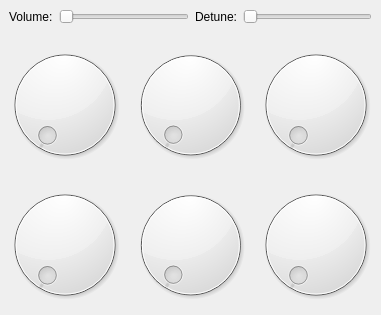
<?xml version="1.0" encoding="UTF-8"?>
<ui version="4.0">
 <class>Voicewidget</class>
 <widget class="QWidget" name="Voicewidget">
  <property name="geometry">
   <rect>
    <x>0</x>
    <y>0</y>
    <width>381</width>
    <height>315</height>
   </rect>
  </property>
  <property name="windowTitle">
   <string>Form</string>
  </property>
  <layout class="QVBoxLayout" name="verticalLayout">
   <property name="spacing">
    <number>0</number>
   </property>
   <property name="margin">
    <number>0</number>
   </property>
   <item>
    <widget class="QWidget" name="widget" native="true">
     <property name="sizePolicy">
      <sizepolicy hsizetype="Preferred" vsizetype="Maximum">
       <horstretch>0</horstretch>
       <verstretch>0</verstretch>
      </sizepolicy>
     </property>
     <layout class="QHBoxLayout" name="horizontalLayout">
      <item>
       <widget class="QLabel" name="label_2">
        <property name="text">
         <string>Volume:</string>
        </property>
       </widget>
      </item>
      <item>
       <widget class="QSlider" name="horizontalSlider">
        <property name="orientation">
         <enum>Qt::Horizontal</enum>
        </property>
        <property name="controlId" stdset="0">
         <string>heidu</string>
        </property>
       </widget>
      </item>
      <item>
       <widget class="QLabel" name="label">
        <property name="text">
         <string>Detune:</string>
        </property>
       </widget>
      </item>
      <item>
       <widget class="QSlider" name="horizontalSlider_2">
        <property name="orientation">
         <enum>Qt::Horizontal</enum>
        </property>
       </widget>
      </item>
     </layout>
    </widget>
   </item>
   <item>
    <widget class="QWidget" name="widget_2" native="true">
     <property name="showOnExpand" stdset="0">
      <bool>true</bool>
     </property>
     <layout class="QGridLayout" name="gridLayout">
      <property name="leftMargin">
       <number>2</number>
      </property>
      <property name="topMargin">
       <number>2</number>
      </property>
      <property name="rightMargin">
       <number>2</number>
      </property>
      <property name="bottomMargin">
       <number>0</number>
      </property>
      <property name="spacing">
       <number>0</number>
      </property>
      <item row="0" column="0">
       <widget class="Dial" name="dial">
        <property name="sizePolicy">
         <sizepolicy hsizetype="Preferred" vsizetype="Preferred">
          <horstretch>0</horstretch>
          <verstretch>0</verstretch>
         </sizepolicy>
        </property>
        <property name="controlId" stdset="0">
         <string>Volume</string>
        </property>
       </widget>
      </item>
      <item row="0" column="1">
       <widget class="Dial" name="dial_2">
        <property name="sizePolicy">
         <sizepolicy hsizetype="Preferred" vsizetype="Preferred">
          <horstretch>0</horstretch>
          <verstretch>0</verstretch>
         </sizepolicy>
        </property>
       </widget>
      </item>
      <item row="0" column="2">
       <widget class="Dial" name="dial_3">
        <property name="sizePolicy">
         <sizepolicy hsizetype="Preferred" vsizetype="Preferred">
          <horstretch>0</horstretch>
          <verstretch>0</verstretch>
         </sizepolicy>
        </property>
       </widget>
      </item>
      <item row="1" column="0">
       <widget class="Dial" name="dial_6">
        <property name="sizePolicy">
         <sizepolicy hsizetype="Preferred" vsizetype="Preferred">
          <horstretch>0</horstretch>
          <verstretch>0</verstretch>
         </sizepolicy>
        </property>
       </widget>
      </item>
      <item row="1" column="1">
       <widget class="Dial" name="dial_5">
        <property name="sizePolicy">
         <sizepolicy hsizetype="Preferred" vsizetype="Preferred">
          <horstretch>0</horstretch>
          <verstretch>0</verstretch>
         </sizepolicy>
        </property>
       </widget>
      </item>
      <item row="1" column="2">
       <widget class="Dial" name="dial_4">
        <property name="sizePolicy">
         <sizepolicy hsizetype="Preferred" vsizetype="Preferred">
          <horstretch>0</horstretch>
          <verstretch>0</verstretch>
         </sizepolicy>
        </property>
       </widget>
      </item>
     </layout>
    </widget>
   </item>
  </layout>
  <zorder>widget_2</zorder>
  <zorder>widget</zorder>
 </widget>
 <customwidgets>
  <customwidget>
   <class>Dial</class>
   <extends>QDial</extends>
   <header>dial.h</header>
  </customwidget>
 </customwidgets>
 <resources/>
 <connections/>
</ui>
